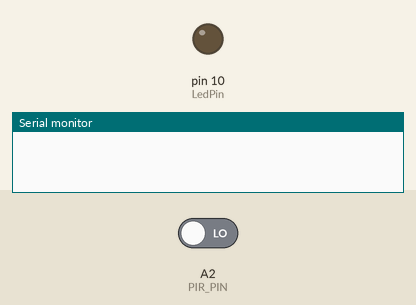
This sketch was run on a simulated Arduino Uno, built with avr-gcc and run on an emulated ATmega328P. Parts: output pins drawn as LEDs (lit = HIGH), the last lines printed to the serial monitor. The inputs (shaded band) are chosen by the test bench; at power-on: A2 (PIR_PIN) LOW.

Above: at 1.2 s.
1.3 s: A2 (PIR_PIN) driven HIGH
At 2.2 s:
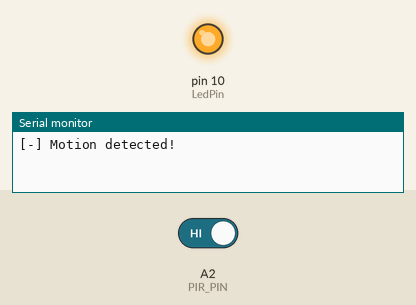
Timing chart, 0 to 4.3 s (numbered marks = the images above; inputs shaded):
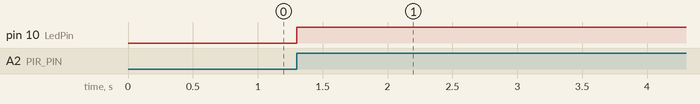

Measured:
- after the input at 1.3 s, pin 10 (LedPin): LOW → HIGH at once

The sketch:

L_17_PIR_control_light.ino
```cpp
#define PIR_PIN A2

static int oldState = 0;
int LedPin = 10;
void setup() {
  Serial.begin(115200);
  while(!Serial);
  pinMode(PIR_PIN, INPUT);
  pinMode(LedPin, OUTPUT);
}

void loop() {
  byte state = digitalRead(PIR_PIN);
  if( state && oldState != state ) {
    Serial.println("[-] Motion detected!");
    oldState = state;
    digitalWrite(LedPin, HIGH);
    delay(5000);
  } else if( !state && oldState != state ) {
    Serial.println("[-] No Motion!");
    digitalWrite(LedPin, LOW);
    oldState = state;
  }
  delay(20);
}
```
